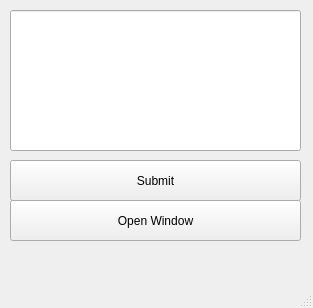
<?xml version="1.0" encoding="UTF-8"?>
<ui version="4.0">
 <class>MainWindow</class>
 <widget class="QMainWindow" name="MainWindow">
  <property name="geometry">
   <rect>
    <x>0</x>
    <y>0</y>
    <width>313</width>
    <height>308</height>
   </rect>
  </property>
  <property name="windowTitle">
   <string>MainWindow</string>
  </property>
  <widget class="QWidget" name="centralwidget">
   <widget class="QLineEdit" name="lineEdit">
    <property name="geometry">
     <rect>
      <x>10</x>
      <y>10</y>
      <width>291</width>
      <height>141</height>
     </rect>
    </property>
   </widget>
   <widget class="QPushButton" name="pushButton">
    <property name="geometry">
     <rect>
      <x>10</x>
      <y>160</y>
      <width>291</width>
      <height>41</height>
     </rect>
    </property>
    <property name="text">
     <string>Submit</string>
    </property>
   </widget>
   <widget class="QPushButton" name="pushButton_2">
    <property name="geometry">
     <rect>
      <x>10</x>
      <y>200</y>
      <width>291</width>
      <height>41</height>
     </rect>
    </property>
    <property name="text">
     <string>Open Window</string>
    </property>
   </widget>
  </widget>
  <widget class="QMenuBar" name="menubar">
   <property name="geometry">
    <rect>
     <x>0</x>
     <y>0</y>
     <width>313</width>
     <height>30</height>
    </rect>
   </property>
  </widget>
  <widget class="QStatusBar" name="statusbar"/>
 </widget>
 <resources/>
 <connections/>
</ui>
